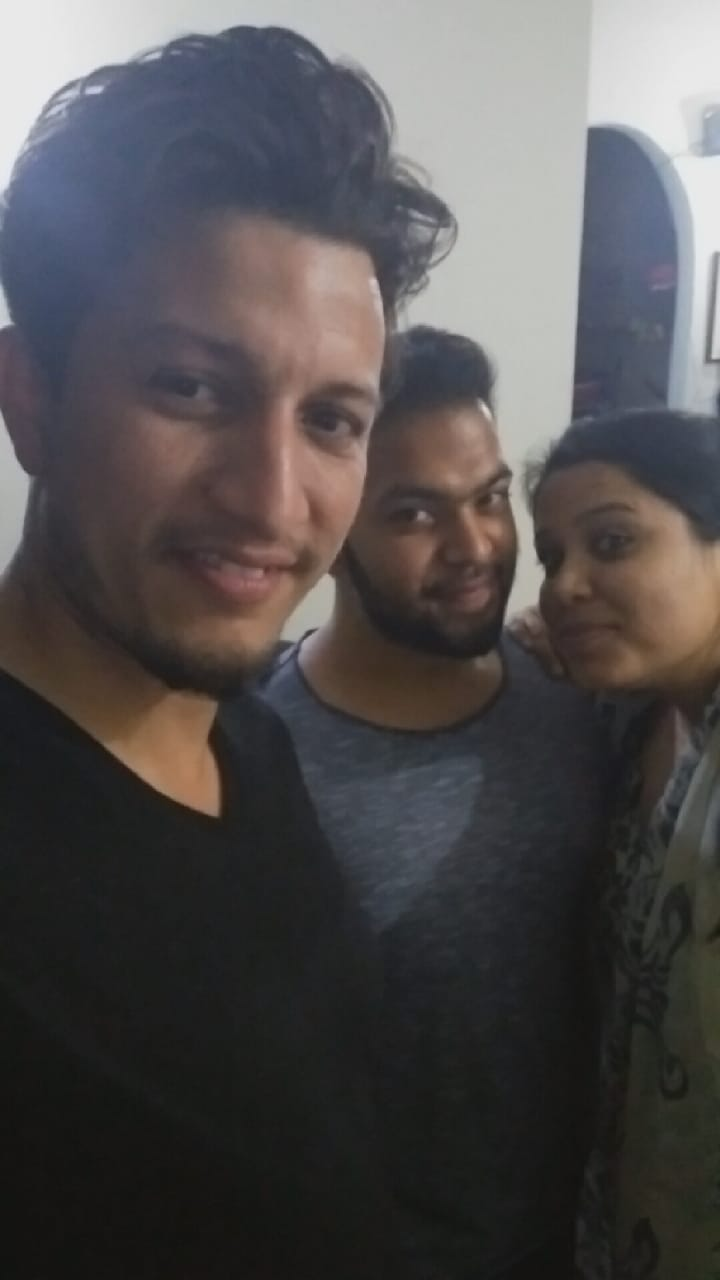
#> input picture photos/sunny.JPG, 720 x 1280 px, found by its file name
$ python face_detect.py
#> lines starting #> are read from the running program, lines starting #| are printed output that depends on the picture; after the words box and inside, x2 and y2 are one past the last pixel; in counts of white or black regions, pixels touching at a corner belong together
import cv2 as cv

img = cv.imread('Photos/sunny.jpg')
#> img is the input picture: shape (1280, 720, 3); mean B, G, R 78.3, 77.8, 80.9
cv.imshow('sunnny', img)

gray = cv.cvtColor(img, cv.COLOR_BGR2GRAY)
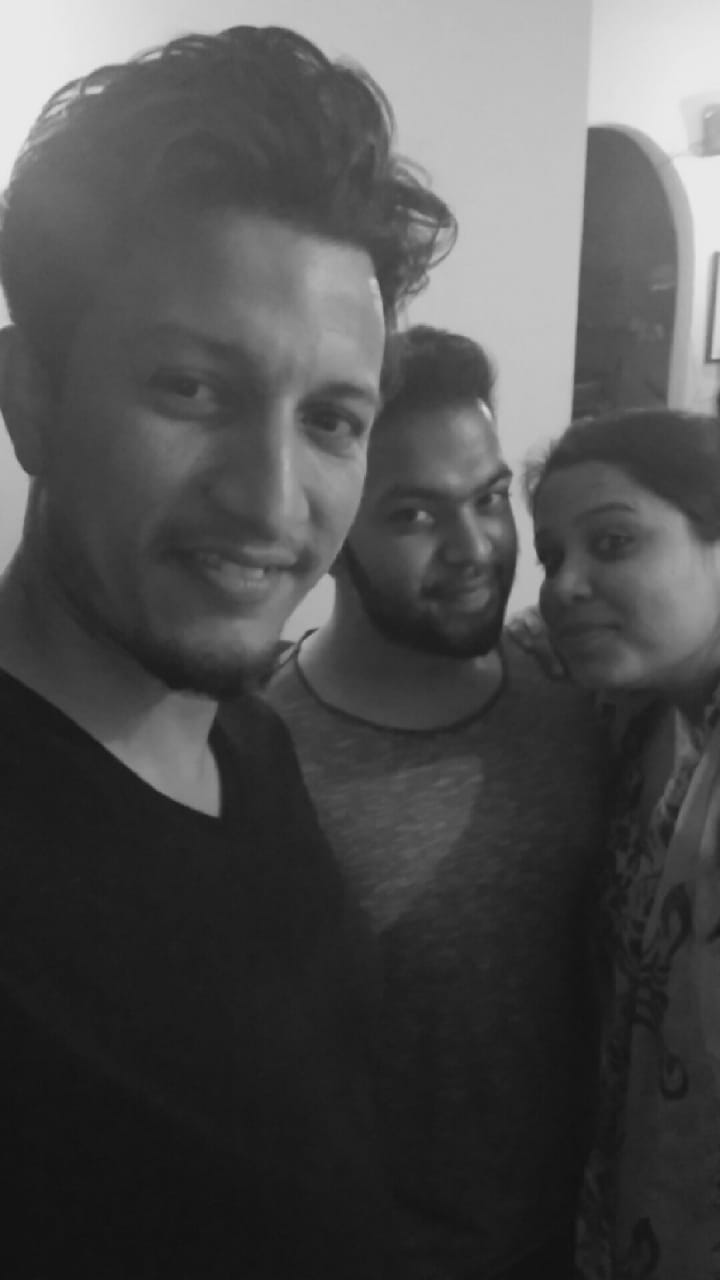
#> gray: shape (1280, 720); min 16, max 238, mean 78.8
cv.imshow('Gray People', gray)

haar_cascade = cv.CascadeClassifier('haar_face.xml')

faces_rect = haar_cascade.detectMultiScale(gray, scaleFactor=1.1, minNeighbors=1)
#> faces_rect = [[519, 473, 189, 189], [266, 675, 236, 236], [79, 261, 372, 372]]

print(f'Number of faces found = {len(faces_rect)}')
#| Number of faces found = 3

for (x,y,w,h) in faces_rect:
    cv.rectangle(img, (x,y), (x+w,y+h), (0,255,0), thickness=2)
#> this loop made 3 passes
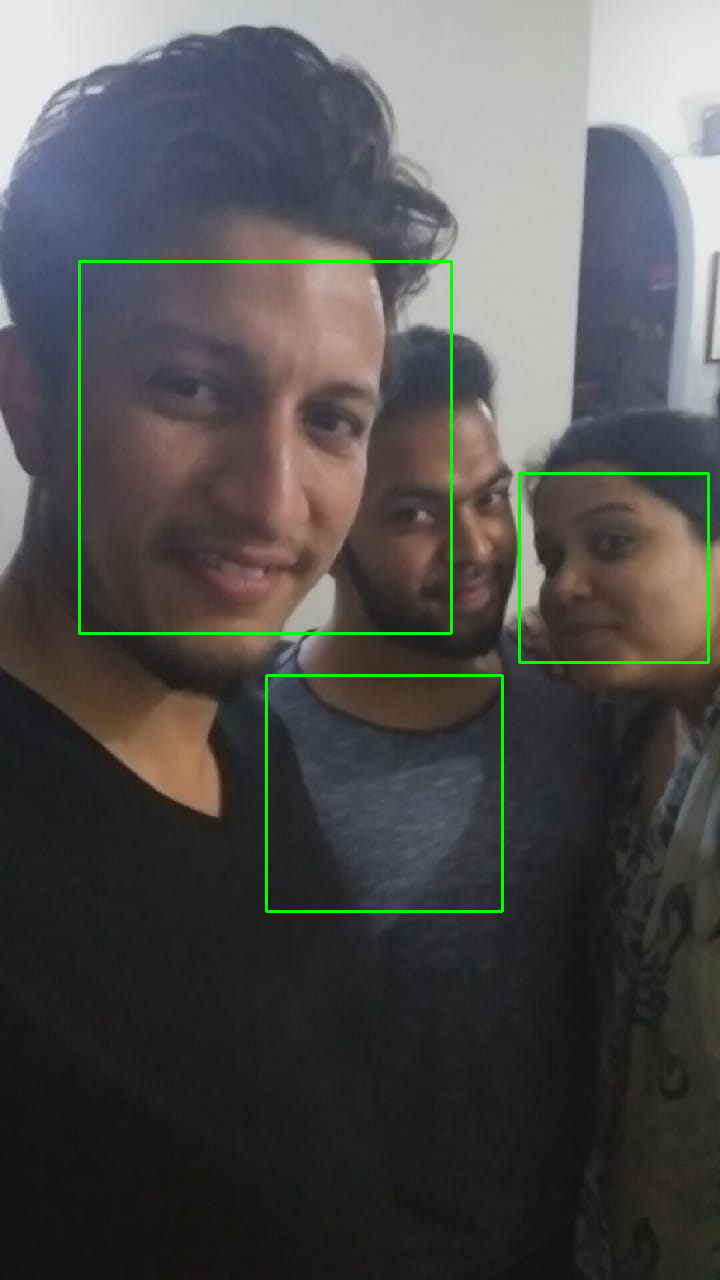
#> img: shape (1280, 720, 3); 1.04% of pixels changed, all inside (x1, y1, x2, y2) = (78, 260, 710, 913)

cv.imshow('Detected Faces', img)


cv.waitKey(0)

$ run again, with photos/ali.JPG copied over photos/sunny.JPG
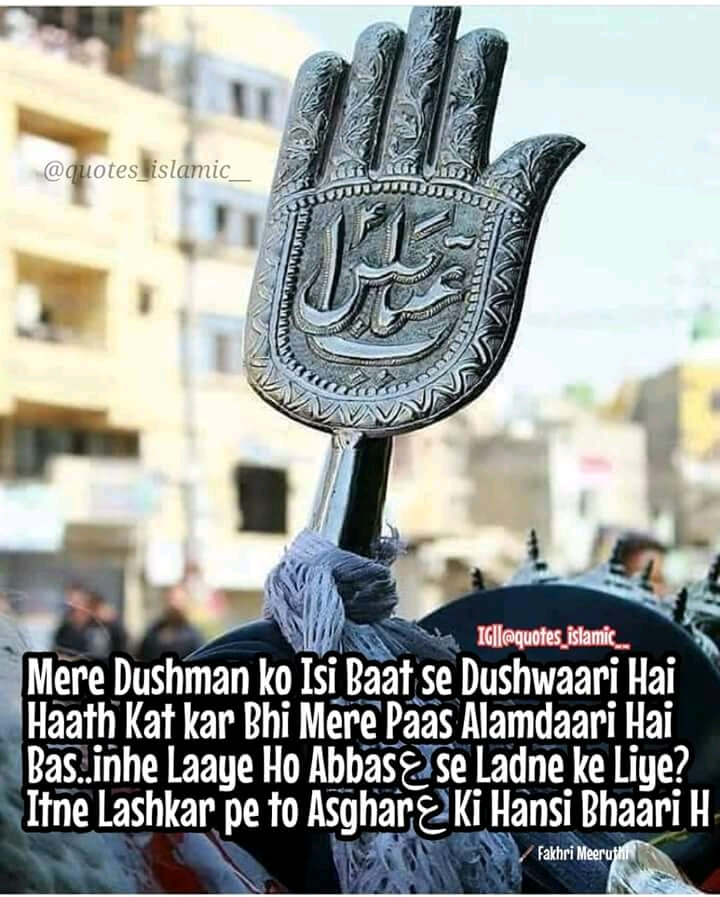
#> input picture photos/ali.JPG, 720 x 897 px, found by its file name
#> img is the input picture: shape (897, 720, 3); mean B, G, R 153.9, 157.7, 153.2
#> `gray = cv.cvtColor(img, cv.COLOR_BGR2GRAY)`:
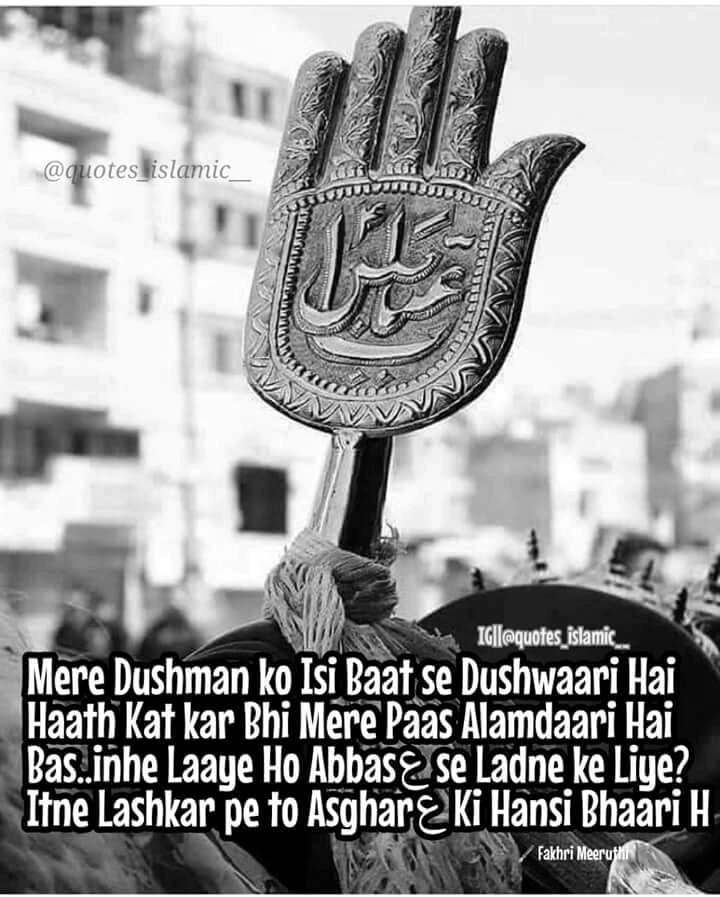
#> gray: shape (897, 720); min 0, max 255, mean 155.9
#> faces_rect = [[284, 307, 67, 67], [380, 87, 65, 65], [596, 750, 107, 107]]
#| Number of faces found = 3
#> the loop `for (x,y,w,h) in faces_rect:` made 3 passes
#> after the loop `for (x,y,w,h) in faces_rect:`:
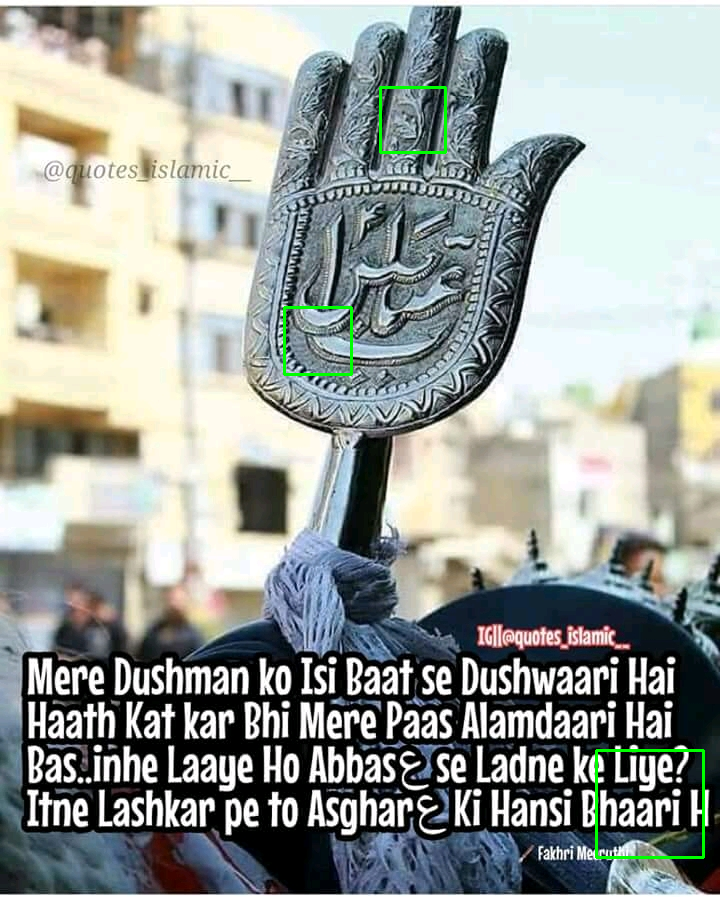
#> img: shape (897, 720, 3); 0.44% of pixels changed, all inside (x1, y1, x2, y2) = (283, 86, 705, 859)
